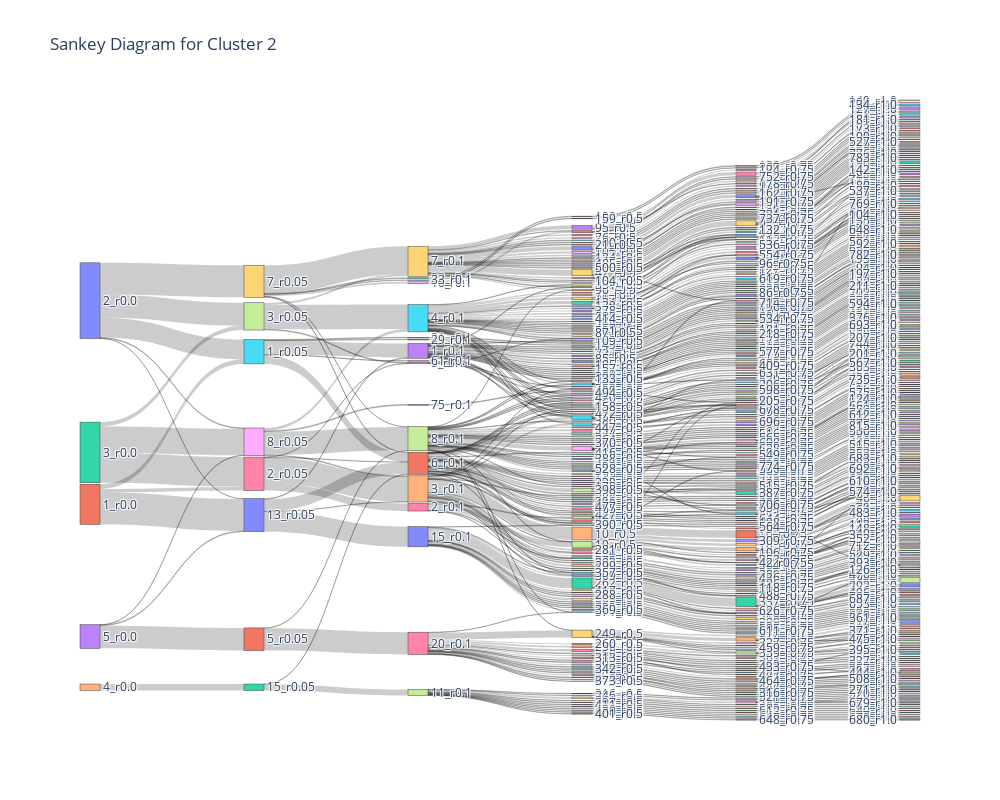

Write notebook code for a chart like this one.
### Code cell
create_sankey(df_info_final, ['0.0', '0.05', '0.1', '0.5', '0.75', '1.0'], figsize=800, title='Sankey Diagram for Cluster 2')

### Figure 1 — Plotly figure (JSON) as saved in the notebook; plotly's stock layout.template omitted (floating-point values rounded to 4 significant figures; data arrays with more than 128 entries replaced by an {"elided": "..."} marker saying what was removed)
{"data": [{"link": {"source": {"elided": "832 int values"}, "target": {"elided": "832 int values"}, "value": {"elided": "832 int values"}}, "node": {"label": {"elided": "732 str values"}, "line": {"width": 0.5}, "pad": 15, "thickness": 20}, "type": "sankey"}], "layout": {"height": 800, "title": {"text": "Sankey Diagram for Cluster 2"}, "width": 1000}}
